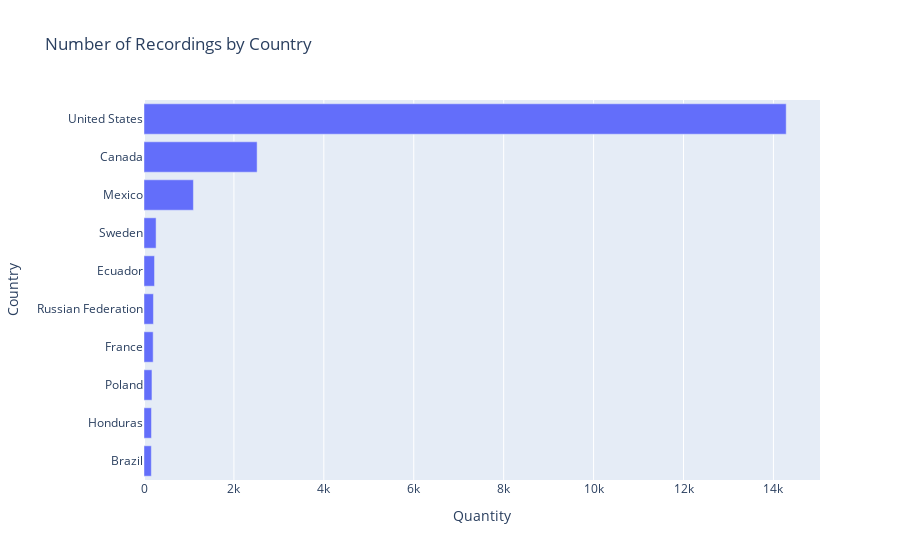

Notebook cell for this chart:
### Markdown cell above
## Location

### Country Distribution

### Code cell
counts = train['country'].value_counts().sort_values(ascending=False).head(10).sort_values()
xp.bar(y=counts.index, x=counts, title='Number of Recordings by Country', labels={'y':'Country', 'x':'Quantity'}, orientation='h')

### Figure 1 — Plotly figure (JSON) as saved in the notebook; plotly's stock layout.template omitted (floating-point values rounded to 4 significant figures)
{"data": [{"alignmentgroup": "True", "hovertemplate": "Quantity=%{x}<br>Country=%{y}<extra></extra>", "legendgroup": "", "marker": {"color": "#636efa"}, "name": "", "offsetgroup": "", "orientation": "h", "showlegend": false, "textposition": "auto", "type": "bar", "x": [163, 166, 177, 204, 210, 234, 269, 1099, 2516, 14284], "xaxis": "x", "y": ["Brazil", "Honduras", "Poland", "France", "Russian Federation", "Ecuador", "Sweden", "Mexico", "Canada", "United States"], "yaxis": "y"}], "layout": {"autosize": true, "barmode": "relative", "legend": {"tracegroupgap": 0}, "title": {"text": "Number of Recordings by Country"}, "xaxis": {"anchor": "y", "autorange": true, "domain": [0, 1], "range": [0, 15040.0], "title": {"text": "Quantity"}, "type": "linear"}, "yaxis": {"anchor": "x", "autorange": true, "domain": [0, 1], "range": [-0.5, 9.5], "title": {"text": "Country"}, "type": "category"}}}
